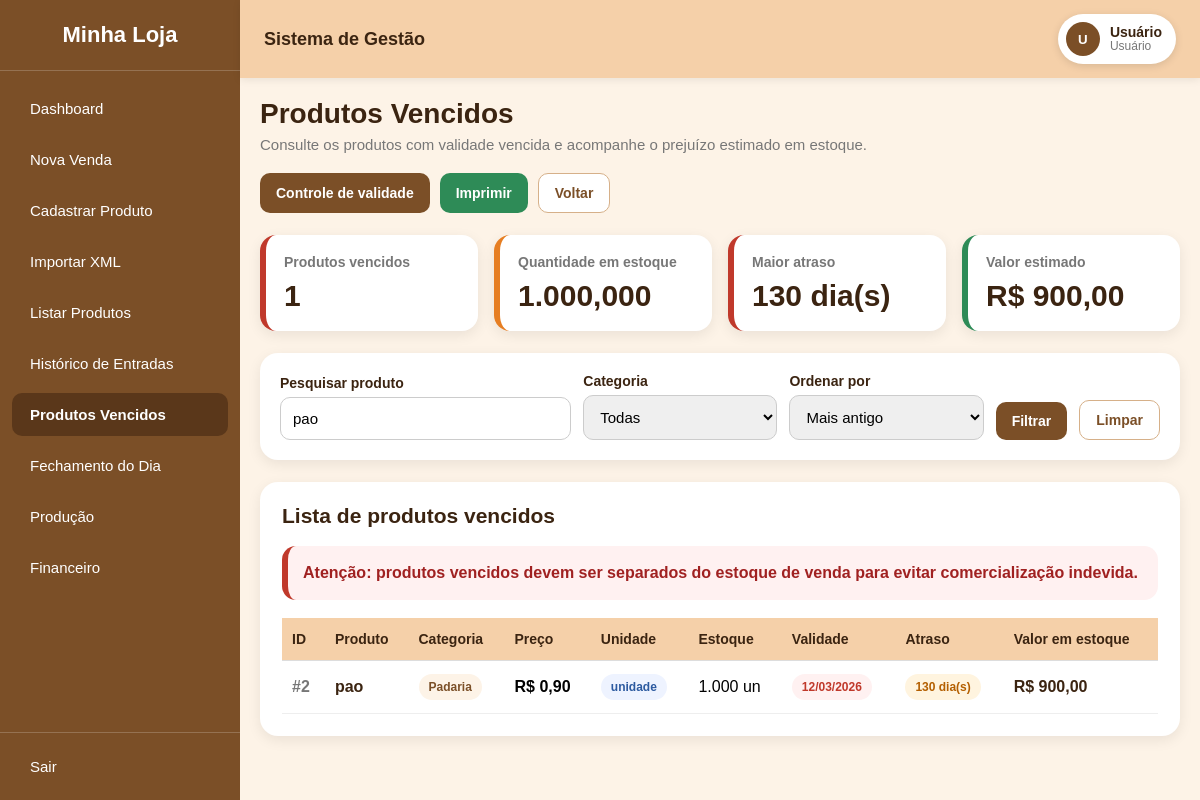
The app's page /views/vencidos.php?busca=pao (signed in) with its own data.
### tables this page shows
CREATE TABLE `produtos` (
  `id` int(11) NOT NULL AUTO_INCREMENT,
  `nome` varchar(100) NOT NULL,
  `preco` decimal(10,2) NOT NULL DEFAULT 0.00,
  `unidade_medida` enum('unidade','kg') NOT NULL DEFAULT 'unidade',
  `categoria` varchar(50) DEFAULT NULL,
  `validade` date DEFAULT NULL,
  `estoque` decimal(10,3) NOT NULL DEFAULT 0.000,
  `estoque_minimo` decimal(10,3) NOT NULL DEFAULT 5.000,
  `criado_em` timestamp NOT NULL DEFAULT current_timestamp(),
  PRIMARY KEY (`id`),
  KEY `idx_produtos_nome` (`nome`),
  KEY `idx_produtos_categoria` (`categoria`),
  KEY `idx_produtos_validade` (`validade`)
);

### utils.php (called while the page is built, shortened)
<?php
function e($str) {
    return htmlspecialchars($str ?? '', ENT_QUOTES, 'UTF-8');
}

### views/vencidos.php (the view, shortened to what this page needs)
<?php
require_once __DIR__ . '/../pdo.php';
require_once __DIR__ . '/../utils.php';
$busca = trim($_GET['busca'] ?? '');
$ordenar = $_GET['ordenar'] ?? 'mais_antigo';
$where = [
    "validade IS NOT NULL",
    "validade < CURDATE()"
];
$params = [];
if ($busca !== '') {
    $where[] = "nome LIKE ?";
    $params[] = "%{$busca}%";
}
$orderSql = "validade ASC";
$whereSql = implode(" AND ", $where);
$stmt = $pdo->prepare("
    SELECT
        id,
        nome,
        preco,
        unidade_medida,
        categoria,
        validade,
        estoque,
        estoque_minimo,
        DATEDIFF(CURDATE(), validade) AS dias_vencido,
        (preco * estoque) AS valor_em_estoque
    FROM produtos
    WHERE {$whereSql}
    ORDER BY {$orderSql}
");
$stmt->execute($params);
$produtos = $stmt->fetchAll(PDO::FETCH_ASSOC);
$total_produtos = count($produtos);
$total_estoque = 0;
$total_valor = 0;
$maior_atraso = 0;
foreach ($produtos as $p) {
    $total_estoque += (float)$p['estoque'];
    $total_valor += (float)$p['valor_em_estoque'];
    if ((int)$p['dias_vencido'] > $maior_atraso) {
        $maior_atraso = (int)$p['dias_vencido'];
    }
}
function formatarQuantidadeVencidos($quantidade, $unidade)
{
    return number_format((float)$quantidade, 0, ',', '.') . ' un';
}
function formatarDataVencidos($data)
{
    return date('d/m/Y', strtotime($data));
}
include __DIR__ . '/layout.php';
?>
<div class="vencidos-page">
    <div class="vencidos-header">
        <div class="vencidos-title">
            <h2>Produtos Vencidos</h2>
            <p>Consulte os produtos com validade vencida e acompanhe o prejuízo estimado em estoque.</p>
        </div>
        <div class="vencidos-actions">
            <a href="validade.php" class="venc-btn-link venc-btn-primary">
                Controle de validade
            </a>
            <button type="button" class="venc-btn venc-btn-print" onclick="window.print()">
                Imprimir
            </button>
            <a href="dashboard.php" class="venc-btn-link venc-btn-secondary">
                Voltar
            </a>
        </div>
    </div>
    <div class="venc-stats">
        <div class="venc-stat-card">
            <span>Produtos vencidos</span>
            <h3><?= e($total_produtos) ?></h3>
        </div>
        <div class="venc-stat-card orange">
            <span>Quantidade em estoque</span>
            <h3><?= number_format($total_estoque, 3, ',', '.') ?></h3>
        </div>
        <div class="venc-stat-card">
            <span>Maior atraso</span>
            <h3><?= e($maior_atraso) ?> dia(s)</h3>
        </div>
        <div class="venc-stat-card green">
            <span>Valor estimado</span>
            <h3>R$ <?= number_format($total_valor, 2, ',', '.') ?></h3>
        </div>
    </div>
    <div class="venc-filter-card">
        <form method="GET" class="filtro-form">
            <div class="form-group">
                <label>Pesquisar produto</label>
                <input
                    type="text"
                    name="busca"
                    value="<?= e($busca) ?>"
                    placeholder="Digite o nome do produto"
                >
            </div>
            <div class="form-group">
                <label>Categoria</label>
                <select name="categoria">
                    <option value="">Todas</option>
                </select>
            </div>
            <div class="form-group">
                <label>Ordenar por</label>
                <select name="ordenar">
                    <option value="mais_antigo" <?= $ordenar === 'mais_antigo' ? 'selected' : '' ?>>
                        Mais antigo
                    </option>
                </select>
            </div>
            <button type="submit" class="venc-btn venc-btn-primary">
                Filtrar
            </button>
            <a href="vencidos.php" class="venc-btn-link venc-btn-secondary">
                Limpar
            </a>
        </form>
    </div>
    <?php if (count($produtos) > 0): ?>
        <div class="vencidos-card">
            <div class="card-header">
                <h3>Lista de produtos vencidos</h3>
            </div>
            <div class="alerta-box">
                Atenção: produtos vencidos devem ser separados do estoque de venda para evitar comercialização indevida.
            </div>
            <div class="table-wrap">
                <table class="vencidos-table">
                    <thead>
                        <tr>
                            <th>ID</th>
                            <th>Produto</th>
                            <th>Categoria</th>
                            <th>Preço</th>
                            <th>Unidade</th>
                            <th>Estoque</th>
                            <th>Validade</th>
                            <th>Atraso</th>
                            <th>Valor em estoque</th>
                        </tr>
                    </thead>
                    <tbody>
                        <?php foreach ($produtos as $p): ?>
                            <tr id="produto-row-<?= e($p['id']) ?>">
                                <td class="produto-id">#<?= e($p['id']) ?></td>
                                <td>
                                    <span class="produto-nome">
                                        <?= e($p['nome']) ?>
                                    </span>
                                </td>
                                <td>
                                    <span class="badge badge-cat">
                                        <?= e($p['categoria'] ?: 'Sem categoria') ?>
                                    </span>
                                </td>
                                <td>
                                    <strong>R$ <?= number_format((float)$p['preco'], 2, ',', '.') ?></strong>
                                </td>
                                <td>
                                    <span class="badge badge-info">
                                        <?= e($p['unidade_medida']) ?>
                                    </span>
                                </td>
                                <td>
                                    <?= e(formatarQuantidadeVencidos($p['estoque'], $p['unidade_medida'])) ?>
                                </td>
                                <td>
                                    <span class="badge badge-danger">
                                        <?= e(formatarDataVencidos($p['validade'])) ?>
                                    </span>
                                </td>
                                <td>
                                    <span class="badge badge-orange">
                                        <?= e($p['dias_vencido']) ?> dia(s)
                                    </span>
                                </td>
                                <td class="valor">
                                    R$ <?= number_format((float)$p['valor_em_estoque'], 2, ',', '.') ?>
                                </td>
                            </tr>
                        <?php endforeach; ?>
                    </tbody>
                </table>
            </div>
        </div>
    <?php endif; ?>
</div>
</div>
</div>
</div>
</body>
</html>

### views/layout.php (style rules this page uses)
* { margin:0; padding:0; box-sizing:border-box; }
body { font-family: Arial, sans-serif; }
button { padding:10px 15px; background:#7b4f27; color:white; border:none; border-radius:8px; cursor:pointer; }
input, select { width:100%; padding:10px; margin-top:5px; margin-bottom:15px; border-radius:8px; border:1px solid #ccc; }
table { width:100%; border-collapse:collapse; margin-top:15px; }
th, td { padding:10px; border-bottom:1px solid #ddd; text-align:left; }
th { background:#f5d0a9; }

### views/vencidos.php (style rules this page uses)
.vencidos-page { display:flex; flex-direction:column; gap:22px; }
.vencidos-header { display:flex; justify-content:space-between; align-items:center; gap:20px; flex-wrap:wrap; }
.vencidos-title h2 { font-size:28px; color:#3b2411; margin-bottom:6px; }
.vencidos-title p { color:#777; font-size:15px; }
.vencidos-actions { display:flex; gap:10px; flex-wrap:wrap; }
.venc-btn, .venc-btn-link { border:0; border-radius:10px; padding:11px 16px; cursor:pointer; font-weight:bold; font-size:14px; text-decoration:none; display:inline-flex; align-items:center; justify-content:center; transition:0.3s; }
.venc-btn-primary { background:#7b4f27; color:white; }
.venc-btn-secondary { background:white; color:#7b4f27; border:1px solid #d6b089; }
.venc-btn-print { background:#2e8b57; color:white; }
.venc-stats { display:grid; grid-template-columns:repeat(auto-fit, minmax(210px, 1fr)); gap:16px; }
.venc-stat-card { background:white; border-radius:16px; padding:18px; box-shadow:0 4px 14px rgba(0,0,0,0.08); border-left:6px solid #c0392b; }
.venc-stat-card span { color:#777; font-weight:bold; font-size:14px; }
.venc-stat-card h3 { margin-top:8px; color:#3b2411; font-size:30px; }
.venc-stat-card.orange { border-left-color:#e67e22; }
.venc-stat-card.green { border-left-color:#2e8b57; }
.venc-filter-card { background:white; border-radius:18px; padding:20px; box-shadow:0 4px 14px rgba(0,0,0,0.08); }
.filtro-form { display:grid; grid-template-columns:1.5fr 1fr 1fr auto auto; gap:12px; align-items:end; }
.form-group label { display:block; color:#3b2411; font-weight:bold; margin-bottom:6px; font-size:14px; }
.form-group input, .form-group select { margin:0; width:100%; padding:12px; border-radius:10px; border:1px solid #ccc; font-size:15px; }
.vencidos-card { background:white; border-radius:18px; padding:22px; box-shadow:0 4px 14px rgba(0,0,0,0.08); }
.card-header { display:flex; justify-content:space-between; align-items:center; gap:15px; flex-wrap:wrap; margin-bottom:18px; }
.card-header h3 { color:#3b2411; font-size:21px; }
.alerta-box { background:#fff1f1; color:#a02121; border-left:6px solid #c0392b; padding:15px; border-radius:14px; line-height:1.5; margin-bottom:18px; font-weight:bold; }
.table-wrap { width:100%; overflow-x:auto; }
.vencidos-table { width:100%; border-collapse:collapse; margin-top:0; }
.vencidos-table th { background:#f5d0a9; color:#3b2411; padding:13px 10px; font-size:14px; white-space:nowrap; }
.vencidos-table td { padding:13px 10px; border-bottom:1px solid #eee; vertical-align:middle; }
.produto-id { color:#777; font-weight:bold; }
.produto-nome { color:#3b2411; font-weight:bold; }
.badge { display:inline-block; padding:6px 10px; border-radius:20px; font-size:12px; font-weight:bold; white-space:nowrap; }
.badge-danger { background:#fff1f1; color:#c0392b; }
.badge-orange { background:#fff4df; color:#b45f00; }
.badge-info { background:#eef3ff; color:#2c5aa0; }
.badge-cat { background:#fdf3e7; color:#7b4f27; }
.valor { font-weight:bold; color:#3b2411; }

### records on screen
produtos: id "2", nome "pao", categoria "Padaria", preco "0,90", unidade_medida "unidade", formatarQuantidadeVencidos($p['estoque'], $p['unidade_medida']) "1.000 un", validade "12/03/2026", dias_vencido "130", valor_em_estoque "900,00"

### other values on screen
$primeira_letra "U"
$usuario_nome "Usuário"
$total_produtos "1"
$total_estoque "1.000,000"
$maior_atraso "130"
$total_valor "900,00"
